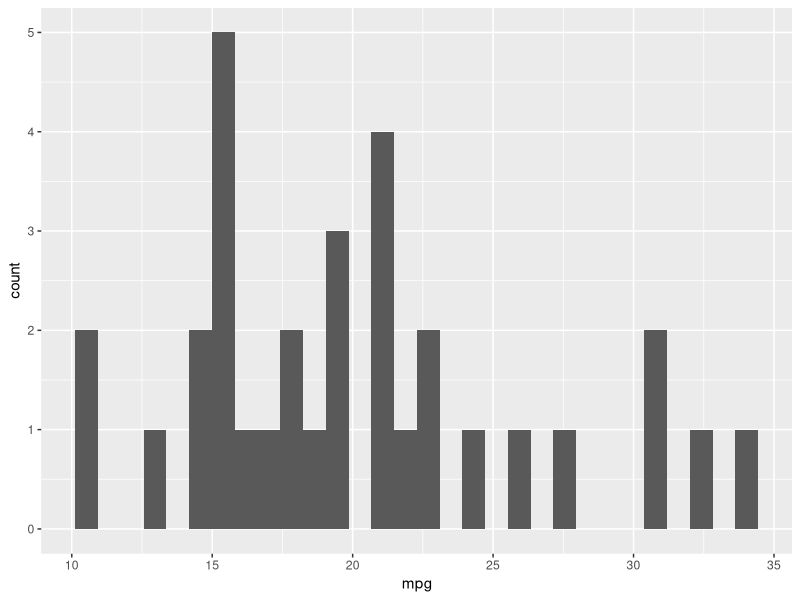
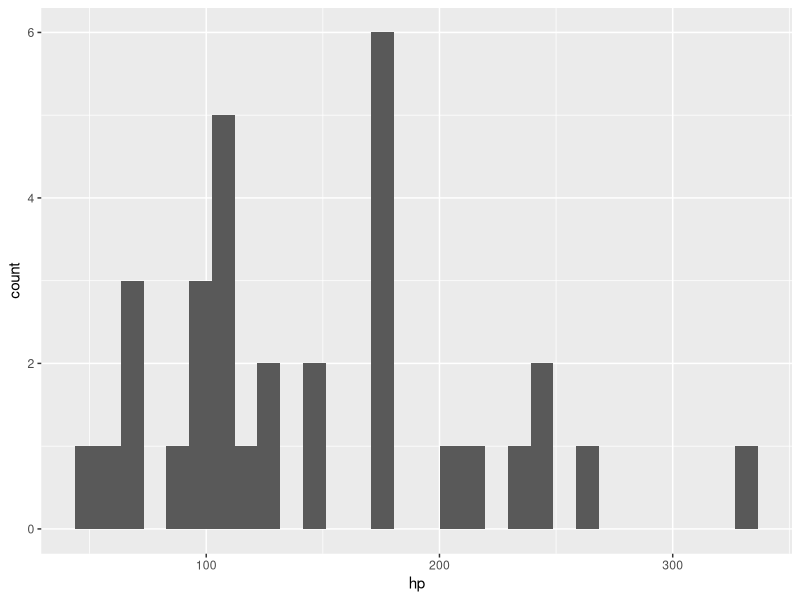
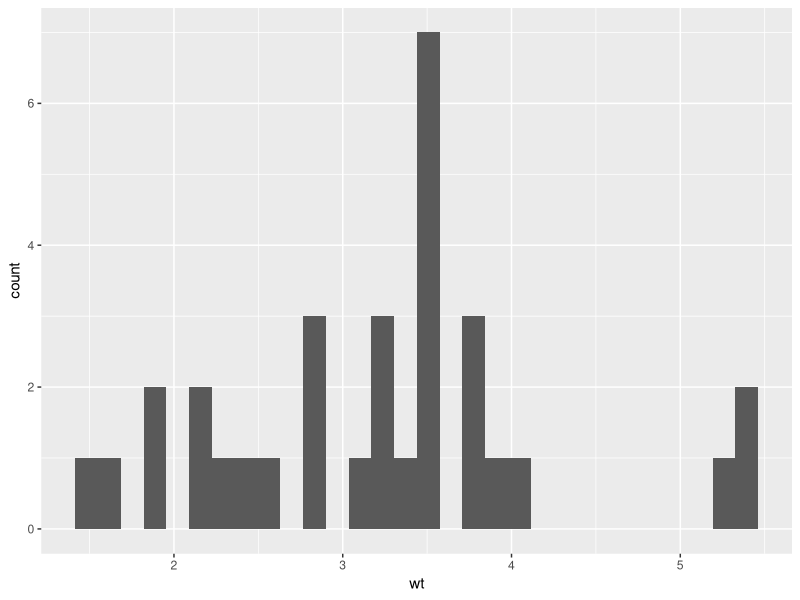
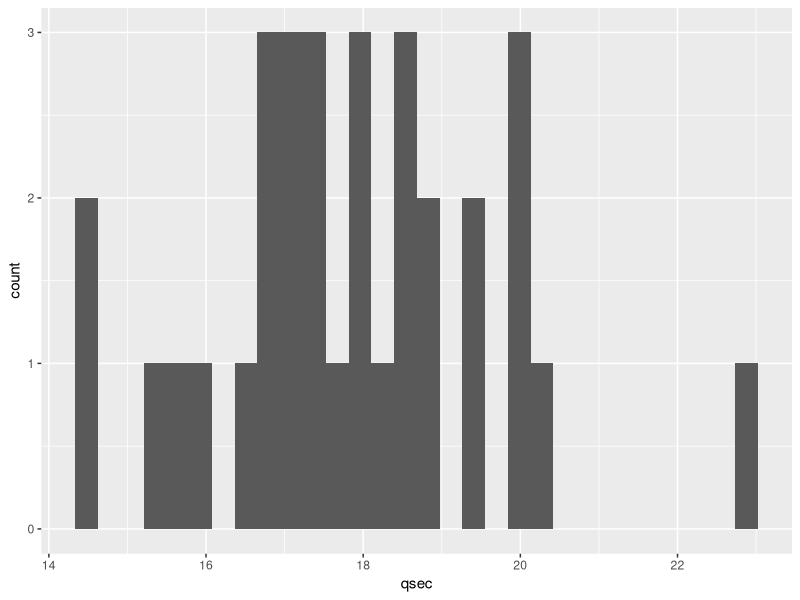
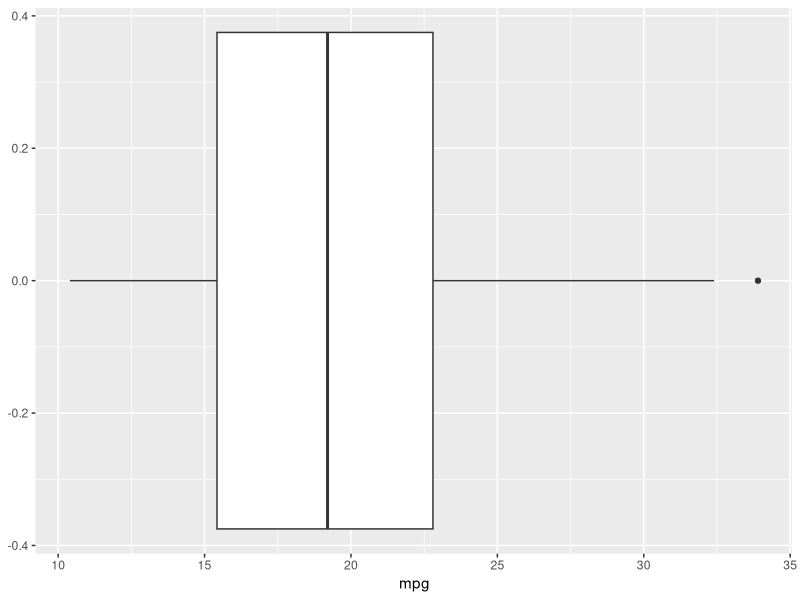
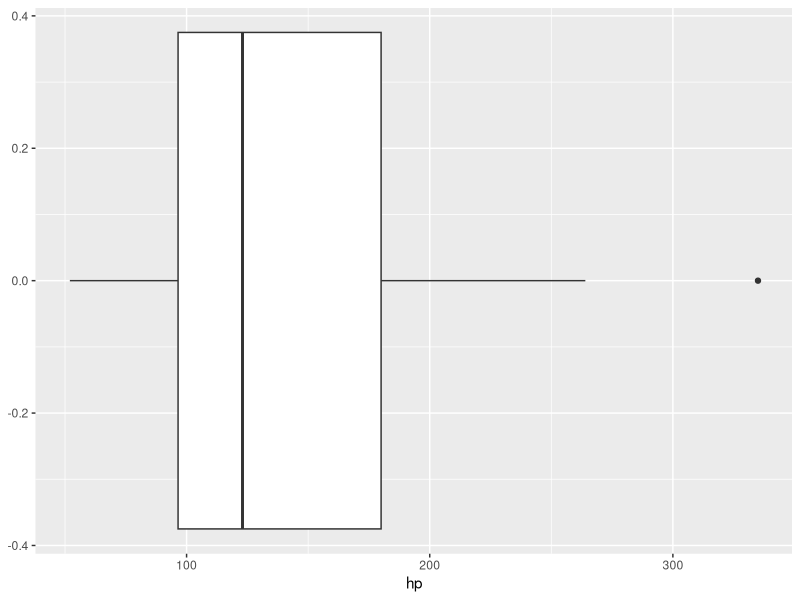
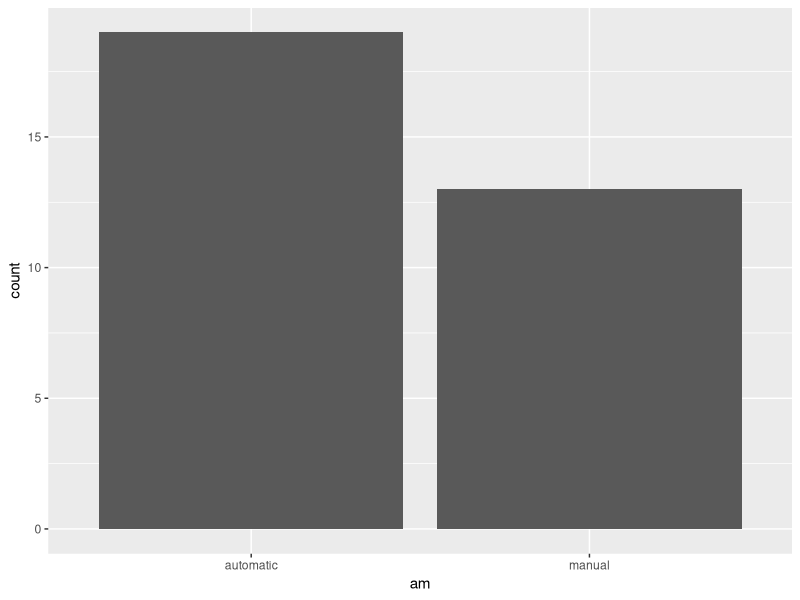
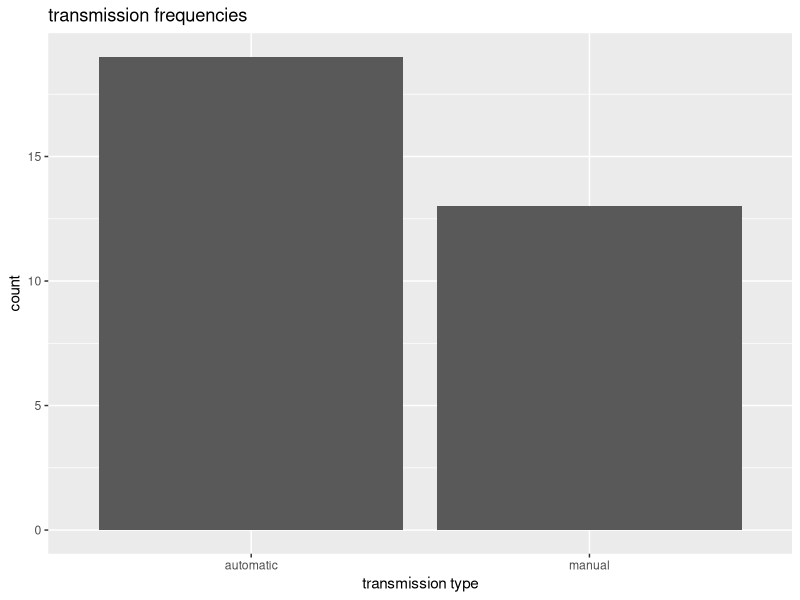

The R source for these figures, in order:
## ---- chunk 1
#| label: setup
#| message: false
#| warning: false
knitr::opts_chunk$set(echo = T)
library(tidyverse)
## ---- chunk 2
mtcars <- mtcars %>% 
  as_tibble() %>%
  mutate(
    vs=case_when(
      vs==0 ~ "v-shaped",
      vs==1 ~ "straight"
      ),
    am=case_when(
      am==0 ~ "automatic",
      am==1 ~ "manual"
    )
  )
# Previewing our new columns
mtcars %>% 
  select(am,vs)
## ---- chunk 3
ggplot(mtcars,aes(x=mpg))+
  geom_histogram()
## ---- chunk 4
ggplot(mtcars,aes(hp))+ # don't need to use the x= argument, as aes automatically first argument is x aesthetic
  geom_histogram()
## ---- chunk 5
ggplot(mtcars,aes(wt))+
  geom_histogram()
## ---- chunk 6
ggplot(mtcars,aes(qsec))+
  geom_histogram()
## ---- chunk 7
ggplot(mtcars,aes(mpg))+
  geom_boxplot()
ggplot(mtcars,aes(hp))+
  geom_boxplot()
## ---- chunk 8
ggplot(mtcars,aes(am))+
  geom_bar()
## ---- chunk 9
ggplot(mtcars,aes(am))+
  geom_bar()+
  labs(x="transmission type",
       title = "transmission frequencies")
## ---- chunk 10
ggplot(mtcars, aes(x=mpg,y=hp))+
  geom_point()
## ---- chunk 11
ggplot(mtcars, aes(mpg,hp))+ # x and y are first two arguments so no need to use x= and y=
  geom_point()
## ---- chunk 12
mtcars_counts <- mtcars %>%
  group_by(vs,am) %>%
  summarise(n=n()) %>%
  ungroup()
mtcars_counts
## ---- chunk 13
ggplot(mtcars_counts,aes(x=vs,y=n,fill=am))+
  geom_col()
## ---- chunk 14
ggplot(mtcars_counts,aes(x=vs,y=n,fill=am))+
  geom_col(position = "dodge")+
  scale_color_discrete(name="transmission type")+
  labs(x="engine shape",
       y="frequency")
## ---- chunk 15
ggplot(mtcars,aes(am,mpg))+
  geom_boxplot()
